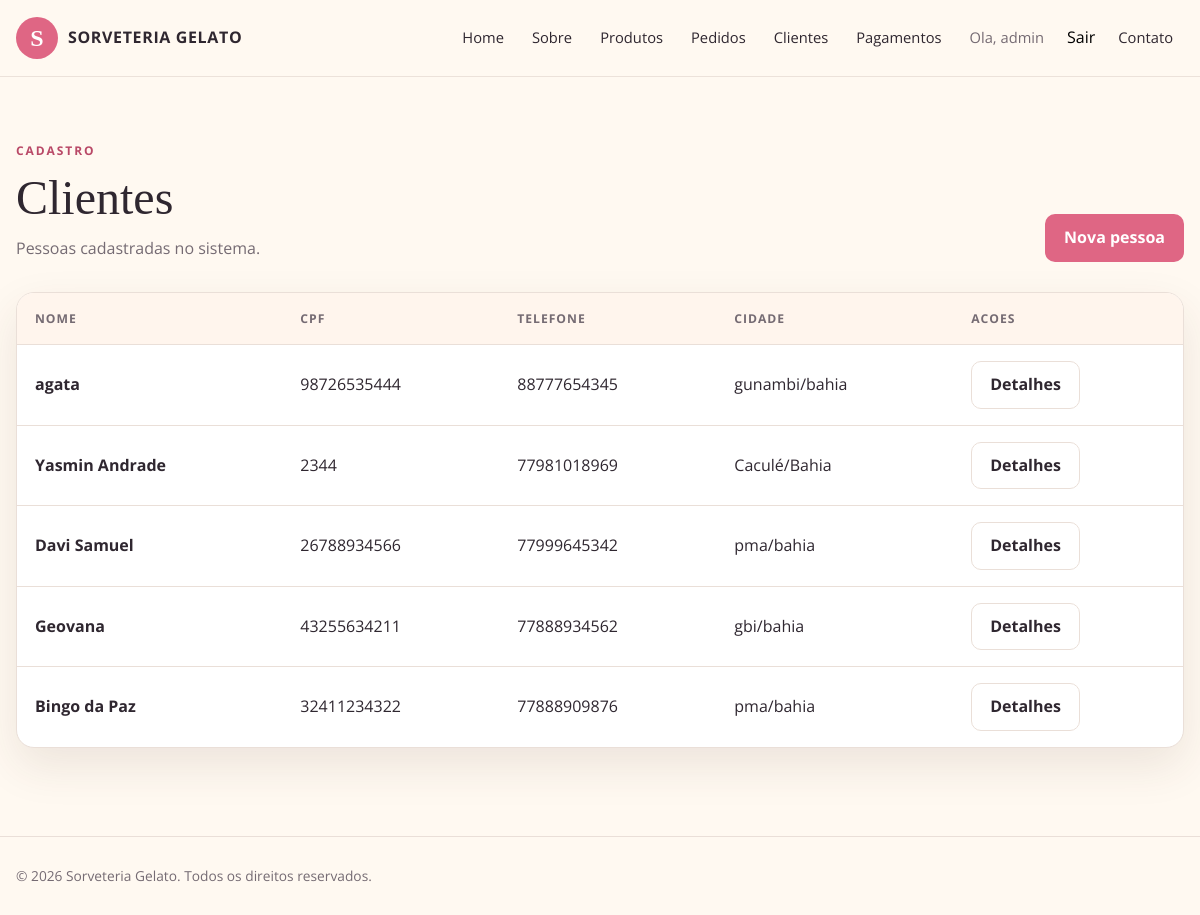
The page /pessoas/ (signed in) on the database its author committed.
### pessoa/models.py (models this page shows, shortened)
class Pessoa(User):
    cpf = models.CharField(max_length=14, unique=True)
    nome = models.CharField(max_length=150)
    telefone = models.CharField(max_length=20)
    rua = models.CharField(max_length=150)
    bairro = models.CharField(max_length=100)
    numero = models.IntegerField()
    cep = models.CharField(max_length=10)
    estado = models.CharField(max_length=50)
    cidade = models.CharField(max_length=100)

### pessoa/views.py (the view)
@login_required
@permission_required('pessoa.view_pessoa', raise_exception=True)
def lista_pessoas(request):
    pessoas = Pessoa.objects.all()
    return render(request, 'pessoa/lista_pessoas.html', {
        'pessoas': pessoas
    })

### templates/pessoa/lista_pessoas.html (shortened to what this page needs)
{% extends 'base.html' %}
{% block content %}<main class="page-shell"><div class="container"><div class="page-heading"><div><span class="section-kicker">Cadastro</span><h1>Clientes</h1><p>Pessoas cadastradas no sistema.</p></div><a href="{% url 'criar_pessoa' %}" class="btn-app">Nova pessoa</a></div><section class="table-card"><table class="app-table"><thead><tr><th>Nome</th><th>CPF</th><th>Telefone</th><th>Cidade</th><th>Acoes</th></tr></thead><tbody>{% for pessoa in pessoas %}<tr><td data-label="Nome"><strong>{{ pessoa.nome }}</strong></td><td data-label="CPF">{{ pessoa.cpf }}</td><td data-label="Telefone">{{ pessoa.telefone }}</td><td data-label="Cidade">{{ pessoa.cidade }}/{{ pessoa.estado }}</td><td data-label="Acoes"><a href="{% url 'detalhe_pessoa' pessoa.pk %}" class="btn-app-secondary">Detalhes</a></td></tr>{% empty %}<tr><td colspan="5">Nenhuma pessoa cadastrada.</td></tr>{% endfor %}</tbody></table></section></div></main>{% endblock %}

### templates/base.html (shortened to what this page needs)
{% load static %}
<!DOCTYPE html>
<html lang="pt-br">
<head>
    <link rel="stylesheet" href="{% static 'css/app.css' %}">
</head>
<body class="site-body">
    <header class="site-header">
        <div class="container site-nav">
            <a class="brand" href="{% url 'home' %}">
                <span class="brand-mark">S</span>
                <span class="brand-name">SORVETERIA GELATO</span>
            </a>
            <nav id="site-navigation" class="nav-links" aria-label="Navegacao principal">
                <a href="{% url 'home' %}">Home</a>
                <a href="{% url 'about' %}">Sobre</a>
                <a href="{% url 'lista_produtos' %}">Produtos</a>
                {% if user.is_authenticated %}
                    {% if perms.pedidos.change_pedidos %}
                        <a href="{% url 'lista_pedidos' %}">Pedidos</a>
                    {% else %}
                        <a href="{% url 'criar_pedido' %}">Pedidos</a>
                    {% endif %}
                    {% if perms.pessoa.view_pessoa %}<a href="{% url 'lista_pessoas' %}">Clientes</a>{% endif %}
                    {% if perms.pagamentos.view_pagamento %}<a href="{% url 'lista_pagamentos' %}">Pagamentos</a>{% endif %}
                    <span class="nav-user">Ola, {{ user.username }}</span>
                    <form method="post" action="{% url 'logout' %}">
                        <button type="submit" class="nav-logout">Sair</button>
                    </form>
                {% else %}
                    <a href="{% url 'login' %}">Entrar</a>
                {% endif %}
                <a href="{% url 'contact' %}">Contato</a>
            </nav>
        </div>
    </header>
    {% block content %}
    {% endblock %}
    <footer class="site-footer">
        <div class="container">
            <p>© {% now "Y" %} Sorveteria Gelato. Todos os direitos reservados.</p>
        </div>
    </footer>
</body>
</html>

### static/css/app.css (style rules this page uses)
:root { --ink: #2f2730; --muted: #756b73; --cream: #fff9f1; --paper: #ffffff; --rose: #df6684; --rose-dark: #b94967; --peach: #f7c6a4; --mint: #d9efe5; --line: #eadfd8; --shadow: 0 18px 45px rgba(77, 45, 39, 0.1); --radius: 18px; --max-width: 1180px; }
*, *::before, *::after { box-sizing: border-box; }
html { min-width: 320px; scroll-behavior: smooth; }
body.site-body { margin: 0; color: var(--ink); background: var(--cream); font-family: "Open Sans", "Segoe UI", sans-serif; line-height: 1.6; }
a { color: var(--rose-dark); text-decoration: none; }
button, input, textarea, select { font: inherit; }
.container { width: min(100% - 32px, var(--max-width)); margin-inline: auto; }
.site-header { position: sticky; top: 0; z-index: 20; background: rgba(255, 249, 241, 0.94); border-bottom: 1px solid rgba(234, 223, 216, 0.9); backdrop-filter: blur(14px); }
.site-nav { min-height: 76px; display: flex; align-items: center; justify-content: space-between; gap: 24px; }
.brand { display: inline-flex; align-items: center; gap: 10px; color: var(--ink); font-weight: 700; }
.brand-mark { display: grid; place-items: center; width: 42px; height: 42px; border-radius: 50%; background: var(--rose); color: #fff; font-family: Georgia, serif; font-size: 24px; }
.brand-name { letter-spacing: .04em; }
.nav-links { display: flex; align-items: center; justify-content: flex-end; gap: 6px; list-style: none; margin: 0; padding: 0; }
.nav-links a, .nav-links .nav-user { display: inline-flex; align-items: center; min-height: 40px; padding: 7px 11px; border-radius: 9px; color: var(--ink); font-size: .92rem; }
.nav-links .nav-user { color: var(--muted); }
.nav-links form { margin: 0; }
.nav-links .nav-logout { border: 0; background: transparent; cursor: pointer; }
.page-shell { padding: 64px 0 88px; }
.eyebrow, .section-kicker { display: block; margin: 0 0 12px; color: var(--rose-dark); font-size: .75rem; font-weight: 700; letter-spacing: .16em; text-transform: uppercase; }
.btn-app, .btn-app-secondary { display: inline-flex; align-items: center; justify-content: center; min-height: 44px; padding: 10px 18px; border: 1px solid transparent; border-radius: 10px; font-weight: 700; cursor: pointer; }
.btn-app { background: var(--rose); color: #fff; }
.btn-app-secondary { background: #fff; border-color: var(--line); color: var(--ink); }
.section-heading h1, .section-heading h2, .page-heading h1 { margin: 0; font-family: Georgia, "Times New Roman", serif; font-weight: 400; font-size: clamp(2rem, 4vw, 3.5rem); line-height: 1.08; }
.section-heading p, .page-heading p { margin: 12px 0 0; color: var(--muted); }
.feature-card, .service-card, .content-card, .table-card, .form-card, .detail-card { background: var(--paper); border: 1px solid var(--line); border-radius: var(--radius); box-shadow: var(--shadow); }
.page-heading { display: flex; justify-content: space-between; align-items: end; gap: 24px; margin-bottom: 30px; }
.table-card { overflow: hidden; }
.app-table { width: 100%; border-collapse: collapse; }
.app-table th, .app-table td { padding: 16px 18px; border-bottom: 1px solid var(--line); text-align: left; vertical-align: middle; }
.app-table th { background: #fff5ed; color: var(--muted); font-size: .76rem; letter-spacing: .08em; text-transform: uppercase; }
.app-table tr:last-child td { border-bottom: 0; }
.site-footer { padding: 28px 0; border-top: 1px solid var(--line); color: var(--muted); font-size: .86rem; }
.site-footer p { margin: 0; }

### rows shown on the page
Pessoa: nome "agata", cpf "98726535444", telefone "88777654345", cidade "gunambi", estado "bahia"
Pessoa: nome "Yasmin Andrade", cpf "2344", telefone "77981018969", cidade "Caculé", estado "Bahia"
Pessoa: nome "Davi Samuel", cpf "26788934566", telefone "77999645342", cidade "pma", estado "bahia"
Pessoa: nome "Geovana", cpf "43255634211", telefone "77888934562", cidade "gbi", estado "bahia"
Pessoa: nome "Bingo da Paz", cpf "32411234322", telefone "77888909876", cidade "pma", estado "bahia"

### other values the page prints
{{ user.username }} "admin"
